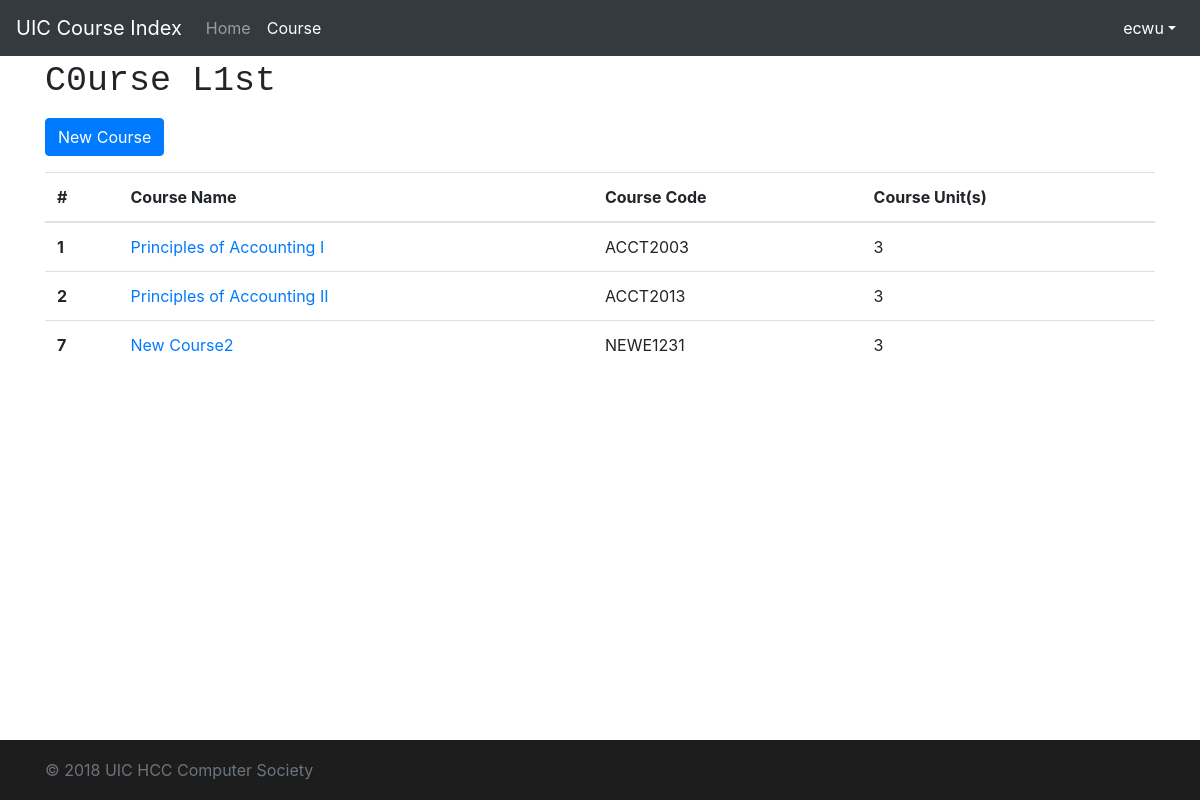
The app's page /course/ (signed in), older data.
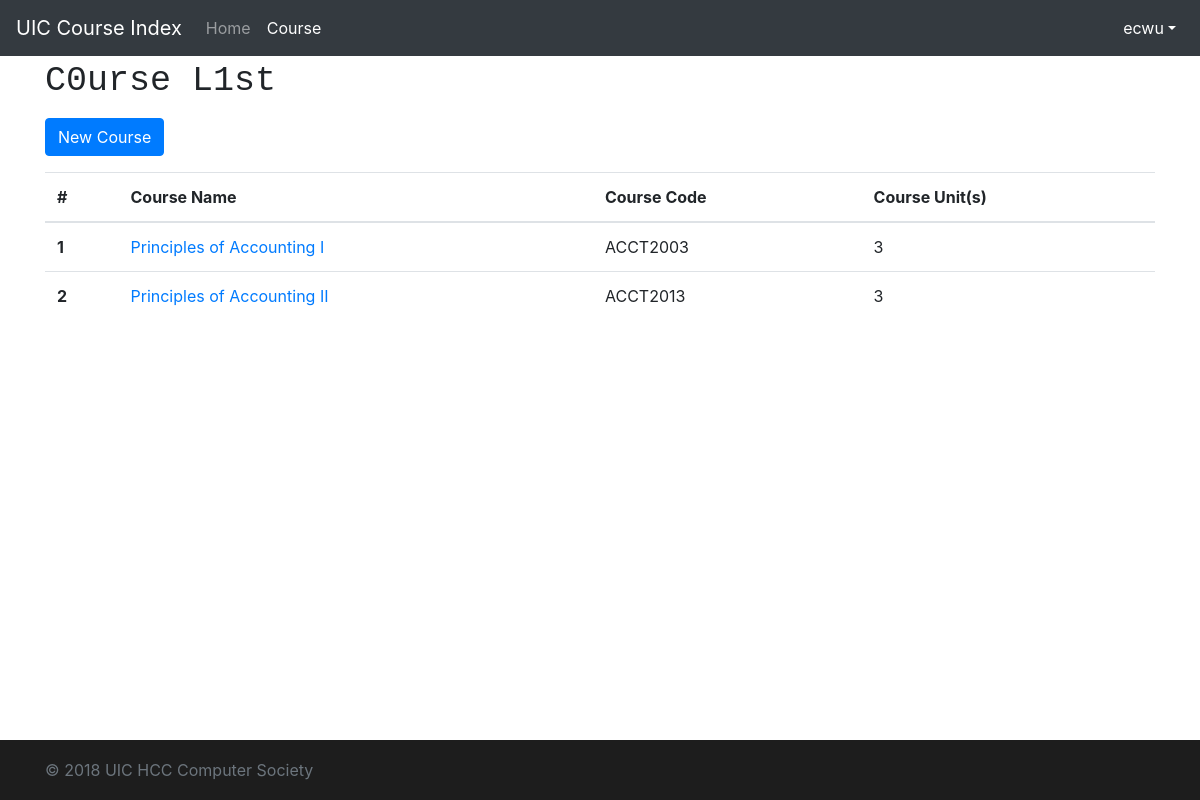
The same page, newer data.
### course/models.py (models this page shows, shortened)
class Course(models.Model):
    course_name_en = models.TextField(null=True)
    course_name_cn = models.TextField(null=True)
    course_code = models.CharField(max_length=32, default='EMPTY_COURSE_CODE')
    course_units = models.IntegerField()
    course_class = models.CharField(max_length=32, default='DEFAULT_CLASS')
    course_descriptions = models.TextField(null=True)

### course/views.py (the view)
# urls.py: path('course/', views.course_list, name='course_list'),
def course_list(request):
    if not request.user.is_authenticated:
        messages.add_message(request, messages.ERROR, 'Login required.')
        return redirect('/')
    else:
        userdata = request.user
        course_all = models.Course.objects.all()
        return render(request, 'course/course.html', {'userdata': userdata, 'courses': course_all})

### course/templates/course/course.html (shortened to what this page needs)
<!doctype html>
<html lang="en">
  <head>
    <link href="https://cdn.bootcss.com/bootstrap/4.0.0/css/bootstrap.min.css" rel="stylesheet">
    {% load static %}
    <link href="{% static "course/css/login_page.css" %}" rel="stylesheet">
</head>
  <body>
    <header>
      <nav class="navbar navbar-expand-md navbar-dark fixed-top bg-dark">
        <a class="navbar-brand" href="{% url 'home_page' %}">UIC Course Index</a>
        <div class="collapse navbar-collapse" id="navbarCollapse">
          <ul class="navbar-nav mr-auto">
            <li class="nav-item">
              <a class="nav-link" href="{% url 'home_page' %}">Home</a>
            </li>
            <li class="nav-item active">
              <a class="nav-link" href="{% url 'course_list' %}">Course <span class="sr-only">(current)</span></a>
            </li>
          </ul>
            <ul class="navbar-nav ml-auto">
                <li class="nav-item dropdown show">
                    <a class="nav-link dropdown-toggle" href="#" id="dropdown01" data-toggle="dropdown" aria-haspopup="true" aria-expanded="true">{{ userdata.username }}</a>
                </li>
            </ul>
        </div>
      </nav>
    </header>
    <main role="main" class="container">
        <h1><pre>C0urse L1st</pre></h1>
    {% if userdata.groups.all.0.name == "course_master" %}
        <a href="{% url 'course_detail_edit' '0' %}" class="btn btn-primary">New Course</a>
    {% endif %}
        <table class="table table-hover" style="margin-top: 1rem;">
            <thead>
                <tr>
                    <th scope="col">#</th>
                    <th scope="col">Course Name</th>
                    <th scope="col">Course Code</th>
                    <th scope="col">Course Unit(s)</th>
                </tr>
            </thead>
            <tbody>
                {% for course in courses %}
                    <tr>
                        <th scope="row">{{ course.id }}</th>
                        <td><a href="{% url 'course_detail' course.id %}">{{ course.course_name_en }}</a></td>
                        <td>{{ course.course_code }}</td>
                        <td>{{ course.course_units }}</td>
                    </tr>
                {% endfor %}
            </tbody>
        </table>
    </main>
    <footer class="footer">
      <div class="container">
        <span class="text-muted">&copy; 2018 UIC HCC Computer Society</span>
      </div>
    </footer>
    {% load static %}
  </body>
</html>

Row changes from the older to the newer data that the page shows:
removed Course: id "7", course_name_en "New Course2", course_code "NEWE1231", course_units "3"
